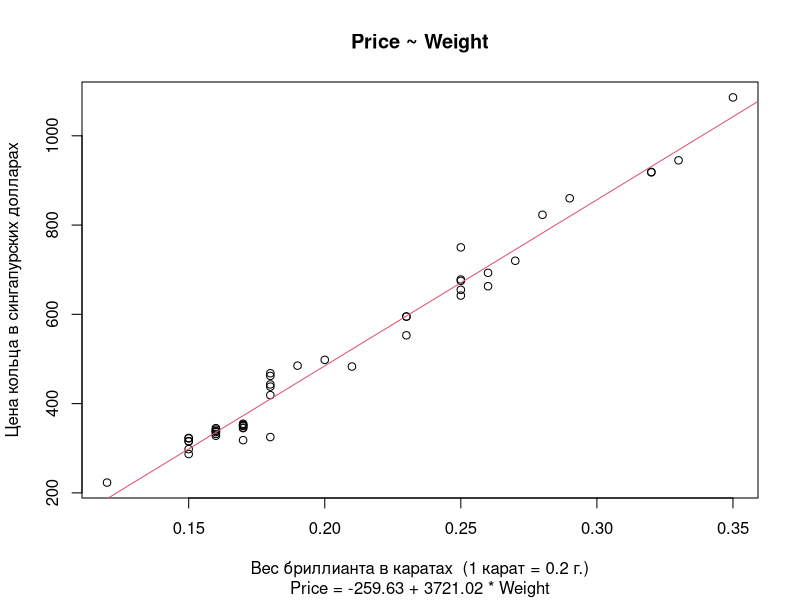

Write the R code that produced this figure.
# Линейная регрессия
# http://www.algorithmist.ru/2011/04/linear-regression-with-examples-in-r.html#more

# Читаем данные из файла
data <- read.table('diamond.dat')
names(data) <- c('Weight', 'Price')

summary(data)

# Строим линейную регрессию
fit <- lm(data$Price ~ data$Weight )
# Печатаем результат
summary(fit)

# Price = -259.63 + 3721.02 * Weight
# Модель описывает данные на 97.83%


plot(data$Price ~ data$Weight,
     main = "Price ~ Weight",
     sub = "Price = -259.63 + 3721.02 * Weight",
     xlab = "Вес бриллианта в каратах  (1 карат = 0.2 г.)", 
     ylab = "Цена кольца в сингапурских долларах")
abline(fit, col = 2)





library(party)

data <- readingSkills
data$result <- as.numeric(readingSkills$nativeSpeaker) - 1

# Print some records from data
print(head(data))

# Строим линейную регрессию
fit <- lm(data$result ~ data$age + data$shoeSize + data$score )

summary(fit)

# Result = -0.816931 -0.644451 * age -0.006149 * shoeSize + 0.162203 * score
# Модель описывает данные на 97.07%
